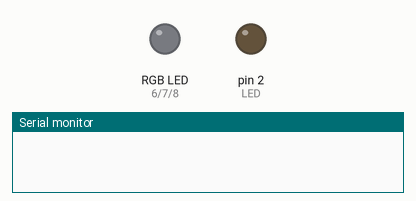
The sketch below on a simulated Arduino Uno, built with avr-gcc and run on an emulated ATmega328P. On the bench: an RGB LED mixed from three pins (HIGH = lit), output pins drawn as LEDs (lit = HIGH), the last lines printed to the serial monitor.

Above: at 2.2 s.
At 2.7 s:
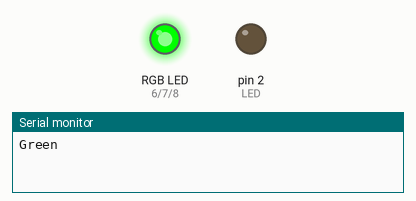
At 3.2 s:
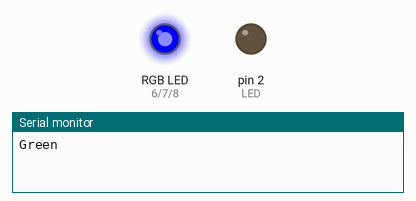
At 4.2 s:
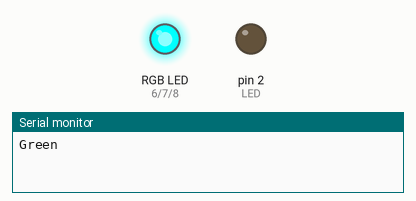
At 5.2 s:
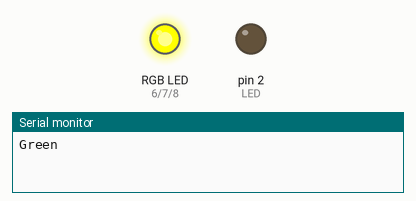
At 6.0 s:
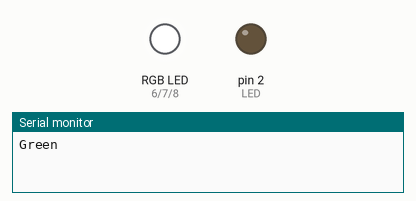
Timing chart, 0 to 6.6 s (numbered marks = the images above):
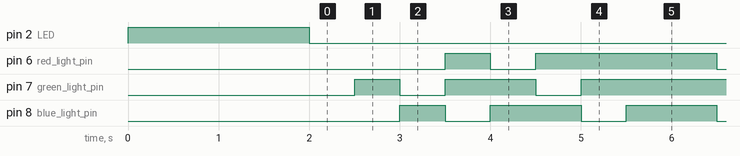

The sketch:

rgb_led.ino
```cpp
#include <SoftwareSerial.h>

int LED = 2;
int botao = 3;
signed int Baudrate = 9600;

int red_light_pin= 6;
int green_light_pin = 7;
int blue_light_pin = 8;

void setup() {
  // Open serial communications and wait for port to open:
  pinMode(LED, OUTPUT);
  pinMode(botao, INPUT_PULLUP);
  Serial.begin(Baudrate);// iniciando o serviço de comunicação serial da placa Arduino com baudrate de 9600
  while (!Serial) {
    ; // aguarda a porta serial abrir
  }
  digitalWrite(LED, HIGH);
  delay(2000);
  digitalWrite(LED, LOW);

  pinMode(red_light_pin, OUTPUT);
  pinMode(green_light_pin, OUTPUT);
  pinMode(blue_light_pin, OUTPUT);
}

void loop() {
  /*
  if (Serial.available()>0) {
    Serial.write(Serial.read());
    int num = Serial.parseInt();
    int x=0;

    if(num>0 && num<10){
         /*
      do{
        digitalWrite(LED, HIGH);
        delay(500);
        digitalWrite(LED, LOW);
        delay(500);
        x++;
      }while(x<num);


      for(x=0; x<num; x++){
        digitalWrite(LED, HIGH);
        delay(500);
        digitalWrite(LED, LOW);
        delay(500);
      }
    }
  }
  */
  delay(500);
  Serial.write("Green");
  RGB_color(0, 255, 0); // Green
  delay(500);
  RGB_color(0, 0, 255); // Blue
  delay(500);
  RGB_color(255, 255, 125); // Raspberry
  delay(500);
  RGB_color(0, 255, 255); // Cyan
  delay(500);
  RGB_color(255, 0, 255); // Magenta
  delay(500);
  RGB_color(255, 255, 0); // Yellow
  delay(500);
  RGB_color(255, 255, 255); // White
  delay(500);
}
void RGB_color(int red_light_value, int green_light_value, int blue_light_value)
 {
  analogWrite(red_light_pin, red_light_value);
  analogWrite(green_light_pin, green_light_value);
  analogWrite(blue_light_pin, blue_light_value);
}
```

Measured:
- by itself, pin 6 (red_light_pin): repeats every 4.0 s: LOW 0.50 s, HIGH 2.0 s, LOW 1.0 s, HIGH 0.50 s
- by itself, pin 7 (green_light_pin): repeats every 4.0 s: LOW 0.50 s, HIGH 1.0 s, LOW 0.50 s, HIGH 2.0 s
- by itself, pin 8 (blue_light_pin): repeats every 4.0 s: 2 × (LOW 0.50 s, HIGH 1.0 s), LOW 0.50 s, HIGH 0.50 s
